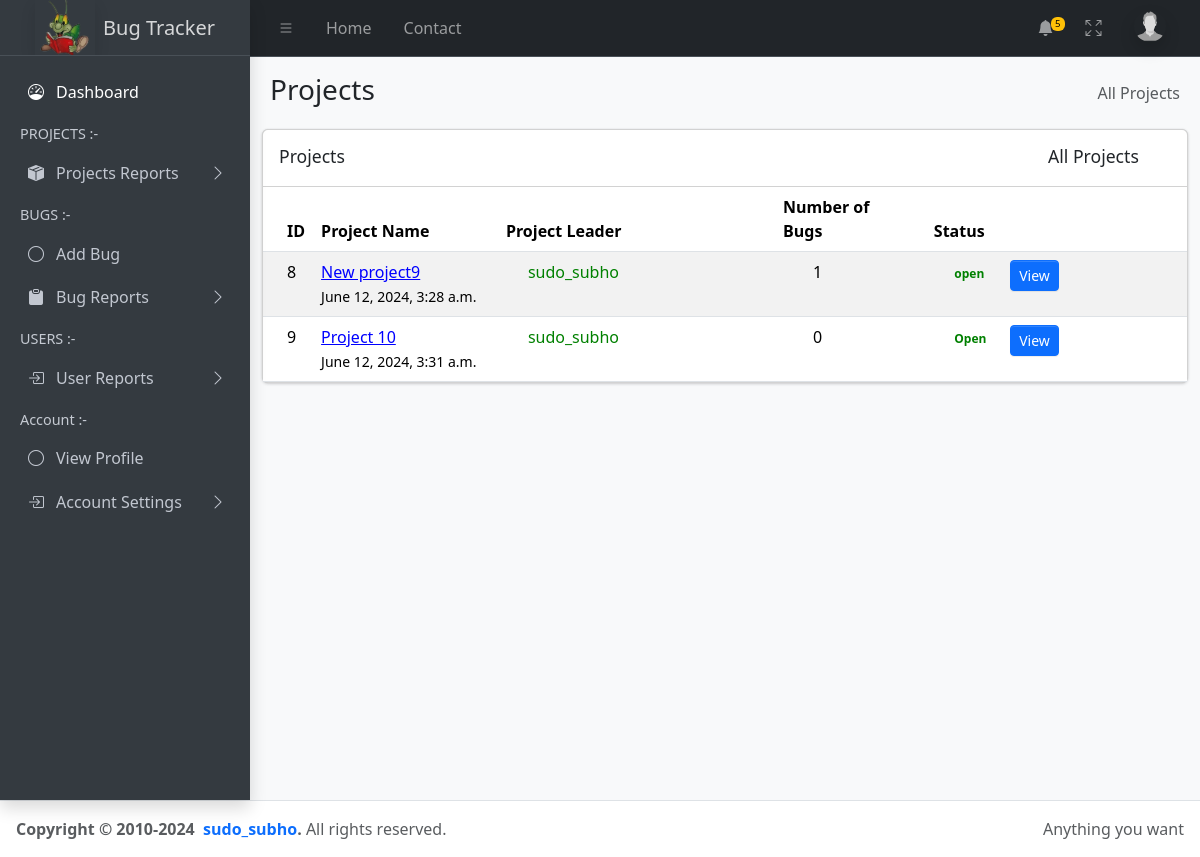
The page /all_project/ (signed in) on the database its author committed.
### core/models.py (models this page shows, shortened)
class UserProfile(models.Model):
    ROLE_CHOICES = (
        ('Admin', 'Admin'),
        ('Developer', 'Developer'),
        ('Tester', 'Tester'),
    )
    id = models.IntegerField(primary_key=True)
    user = models.OneToOneField(User, on_delete=models.CASCADE, unique=True)
    email = models.EmailField()
    full_name = models.CharField(max_length=100)
    userrole = models.CharField(max_length=20, choices=ROLE_CHOICES)
    address = models.CharField(max_length=100, default="Internet")
    mobile = models.IntegerField(default="0")
    profile_pic = models.ImageField(upload_to='profile_pics/', default='profile_pics/default2.png')
    def __str__(self):
        return self.user.username

class Project(models.Model):
    STATUS_CHOICES = [
        ('open', 'Open'),
        ('closed', 'Closed'),
    ]
    id = models.IntegerField(primary_key=True)
    project_name = models.CharField(max_length=255)
    project_description = models.TextField()
    status = models.CharField(max_length=6, choices=STATUS_CHOICES, default='Open')
    client_company = models.CharField(max_length=255)
    project_leader = models.ForeignKey(
        UserProfile,
        limit_choices_to={'userrole': 'Developer'},
        on_delete=models.SET_NULL,
        null=True,
        blank=True
    )
    estimated_project_duration = models.PositiveIntegerField(help_text="Enter the estimated duration in days")
    project_location = models.CharField(max_length=50, default="Unknown")
    creation_date = models.DateTimeField(auto_now_add=True)

### core/views.py (the view)
# urls.py: path('all_project/', views.all_project, name='all_project'),
def all_project(request):
    if not request.user.is_authenticated:
        return redirect('login')
    notifications = Notification.objects.filter(user=request.user).order_by('-created_at')[:5]
    projects = Project.objects.all()
    breadcrumb = "Projects"
    for project in projects:
        num_of_bugs = Bug.objects.filter(selected_project=project).count()
        project.num_of_bugs = num_of_bugs
    context = {
        'projects': projects,
        'breadcrumb':breadcrumb,
        'notifications':notifications,
    }
    return render(request, 'project_list.html', context)

### templates/project_list.html (shortened to what this page needs)
<!DOCTYPE html>
{% load static %}
<html lang="en">
<head>
    <link rel="stylesheet" href="https://cdn.jsdelivr.net/npm/@fontsource/source-sans-3@5.0.12/index.css"
>
    <link rel="stylesheet" href="https://cdn.jsdelivr.net/npm/overlayscrollbars@2.3.0/styles/overlayscrollbars.min.css"
>
    <link rel="stylesheet" href="https://cdn.jsdelivr.net/npm/bootstrap-icons@1.11.0/font/bootstrap-icons.min.css"
>
    <link rel="stylesheet" href="{% static '/dist/css/adminlte.css' %}">
    <link rel="stylesheet" href="https://cdn.jsdelivr.net/npm/apexcharts@3.37.1/dist/apexcharts.css"
>
    <link rel="stylesheet" href="https://cdn.jsdelivr.net/npm/jsvectormap@1.5.3/dist/css/jsvectormap.min.css"
>
</head>
<body class="layout-fixed sidebar-expand-lg bg-body-tertiary">
    <div class="app-wrapper">
        <nav class="app-header navbar navbar-expand bg-body" data-bs-theme="dark">
            <div class="container-fluid">
                <ul class="navbar-nav">
                    <li class="nav-item"> <a class="nav-link" data-lte-toggle="sidebar" href="#" role="button"> <i class="bi bi-list"></i> </a> </li>
                    <li class="nav-item d-none d-md-block"> <a href="{% url 'dashboard' %}" class="nav-link">Home</a> </li>
                    <li class="nav-item d-none d-md-block"> <a href="{% url 'contact' %}" class="nav-link">Contact</a> </li>
                </ul>
                <ul class="navbar-nav ms-auto">
                    <li class="nav-item dropdown"> <a class="nav-link" data-bs-toggle="dropdown" href="#"> <i class="bi bi-bell-fill"></i> <span class="navbar-badge badge text-bg-warning">5</span> </a>
                    </li>
                    <li class="nav-item"> <a class="nav-link" href="#" data-lte-toggle="fullscreen"> <i data-lte-icon="maximize" class="bi bi-arrows-fullscreen"></i> </a> </li>
                    <li class="nav-item dropdown user-menu"> <a href="#" class="nav-link dropdown-toggle" data-bs-toggle="dropdown"> <img src="{{ request.user.userprofile.profile_pic.url }}" class="user-image rounded-circle shadow" alt="User Image">  </a>
                    </li>
                </ul>
            </div>
        </nav>
        <aside class="app-sidebar bg-body-secondary shadow" data-bs-theme="dark">
            <div class="sidebar-brand"> <a href="{% url 'dashboard' %}" class="brand-link"> <img src="{% static 'dist/assets/img/happy-green-bug-01-reading-book1.png' %}" style="max-height: 60px;" alt="AdminLTE Logo" class="brand-image opacity-75 shadow"> <span class="brand-text fw-light">Bug Tracker</span> </a> </div>
            <div class="sidebar-wrapper">
                <nav class="mt-2">
                    <ul class="nav sidebar-menu flex-column" data-lte-toggle="treeview" role="menu" data-accordion="false">
                        <li class="nav-item menu-open"> <a href="{% url 'dashboard' %}" class="nav-link active"> <i class="nav-icon bi bi-speedometer"></i>
                                <p>
                                    Dashboard
                                </p>
                            </a>
                        </li>
                        <li class="nav-header">PROJECTS :-</li>
                        <li class="nav-item"> <a href="#" class="nav-link"> <i class="nav-icon bi bi-box-seam-fill"></i>
                                <p>
                                    Projects Reports
                                </p>
                            </a>
                        </li>
                        <li class="nav-header">BUGS :-</li>
                        {% if request.user.userprofile.userrole == "Tester" or request.user.is_superuser %}
                        <li class="nav-item"> <a href="{% url 'add_bug' %}" class="nav-link"> <i class="nav-icon bi bi-circle"></i>
                            <p>Add Bug</p>
                        </a> </li>
                        {% endif %}
                        <li class="nav-item"> <a href="#" class="nav-link"> <i class="nav-icon bi bi-clipboard-fill"></i>
                                <p>
                                    Bug Reports
                                </p>
                            </a>
                        </li>
                        <li class="nav-header">USERS :-</li>
                        <li class="nav-item"> <a href="#" class="nav-link"> <i class="nav-icon bi bi-box-arrow-in-right"></i>
                                <p>
                                    User Reports
                                </p>
                            </a>
                        </li>
                        <li class="nav-header">Account :-</li>
                        <li class="nav-item"> <a href="/profile/{{request.user.userprofile.id}}" class="nav-link"> <i class="nav-icon bi bi-circle"></i>
                            <p>View Profile</p>
                        </a> </li>
                        <li class="nav-item"> <a href="#" class="nav-link"> <i class="nav-icon bi bi-box-arrow-in-right"></i>
                                <p>
                                    Account Settings
                                </p>
                            </a>
                        </li>
                </nav>
            </div>
        </aside>
        <main class="app-main">
                <div class="app-content-header">
                    <div class="container-fluid">
                        <div class="row">
                            <div class="col-sm-6">
                                <h3 class="mb-0">Projects</h3>
                            </div>
                            <div class="col-sm-6">
                                <ol class="breadcrumb float-sm-end">
                                    <li class="breadcrumb-item active" aria-current="page">
                                        All {{ breadcrumb }}
                                    </li>
                                </ol>
                            </div>
                        </div>
                    </div>
                </div>
                <div class="container-fluid">
                    <div class="card">
                        <div class="card-header">
                            <h3 class="card-title">Projects</h3>
                            <div class="card-tools">
                                <h3 class="card-title">All {{ breadcrumb }}</h3>
                                <button type="button" class="btn btn-tool" data-card-widget="collapse" title="Collapse">
                                </button>
                                <button type="button" class="btn btn-tool" data-card-widget="remove" title="Remove">
                                </button>
                            </div>
                        </div>
                        <div class="card-body p-0">
                            <table class="table table-striped projects">
                                <thead>
                                    <tr>
                                        <th style="width: 1%">
                                            ID
                                        </th>
                                        <th style="width: 20%">
                                            Project Name
                                        </th>
                                        <th style="width: 30%">
                                            Project Leader
                                        </th>
                                        <th>
                                            Number of Bugs
                                        </th>
                                        <th style="width: 8%" class="text-center">
                                            Status
                                        </th>
                                        <th style="width: 20%">
                                        </th>
                                    </tr>
                                </thead>
                                <tbody>
                                {% for project in projects %}
                                    <tr>
                                        <td>
                                            {{ project.id }}
                                        </td>
                                        <td>
                                            <a style="color: blue;" href="/project_view/{{project.id}}" style="text-decoration: none;" >
                                                {{ project.project_name }}
                                            </a>
                                            <br>
                                            <small>
                                                {{ project.creation_date }}
                                            </small>
                                        </td>
                                        <td style="color: green; padding-left: 30px; ">
                                            {{ project.project_leader }}
                                        </td>
                                        <td class="project_progress">
                                            <p style="padding-left: 30px;" >{{ project.num_of_bugs }}</p>
                                        </td>
                                        <td class="project-state">
                                            <span class="badge badge-success" style="color: green; padding-left: 30px;" >{{ project.status }}</span>
                                        </td>
                                        <td class="project-actions text-right">
                                        {% if request.user.is_superuser or request.user == project.project_leader.user %}
                                            <a class="btn btn-primary btn-sm" href="/project_view/{{ project.id }}">
                                                <i class="fas fa-folder">
                                                </i>
                                                View
                                            </a>
                                            <a class="btn btn-info btn-sm" href="/project/{{ project.id }}/edit/">
                                                <i class="fas fa-pencil-alt">
                                                </i>
                                                Edit
                                            </a>
                                            <a class="btn btn-danger btn-sm" href="/project/{{ project.id }}/delete/" onclick="return confirmDelete();">
                                                <i class="fas fa-trash">
                                                </i>
                                                Delete
                                            </a>
                                        {% else %}
                                            <a class="btn btn-primary btn-sm" href="/project_view/{{ project.id }}">
                                                View
                                            </a>
                                        {% endif %}
                                        </td>
                                    </tr>
                                {% endfor %}
                                </tbody>
                            </table>
                        </div>
                    </div>
                </div>
            </div>
        <footer class="app-footer">
            <div class="float-end d-none d-sm-inline">Anything you want</div>
             <strong>
                Copyright &copy; 2010-2024&nbsp;
                <a href="https://github.com/sudo-subho" class="text-decoration-none">sudo_subho</a>.
            </strong>
            All rights reserved.
        </footer>
</body>
</html>

### templates/project_list.html (style rules this page uses)
html { -ms-overflow-style: none; scrollbar-width: none; }

### rows shown on the page
Project: id "8", project_name "New project9", creation_date "June 12, 2024, 3:28 a.m.", project_leader "sudo_subho", num_of_bugs "1", status "open"
Project: id "9", project_name "Project 10", creation_date "June 12, 2024, 3:31 a.m.", project_leader "sudo_subho", num_of_bugs "0", status "Open"

### other values the page prints
{{ breadcrumb }} "Projects"
